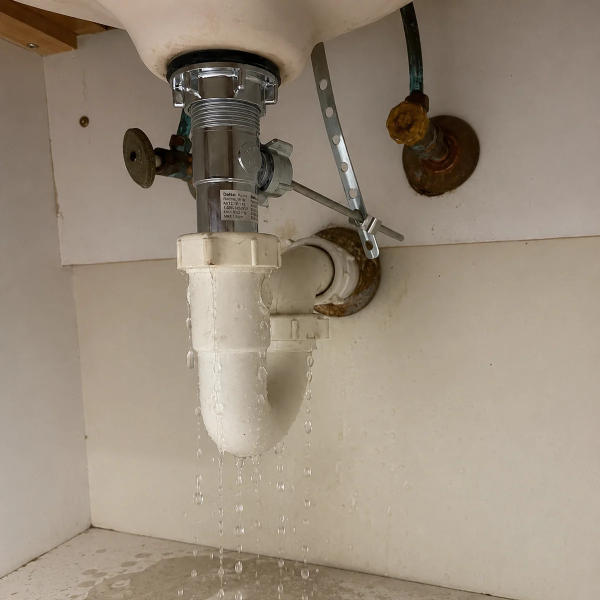
#> input picture Images/kg-leaky-pipes.webp, 1200 x 1200 px (shown at 1/2 size)
$ python optimize-home-images.py
#> lines starting #> are read from the running program, lines starting #| are printed output that depends on the picture
#!/usr/bin/env python3
"""Generate responsive WebP variants for homepage performance (card + carousel sizes)."""

from __future__ import annotations

import re
from pathlib import Path

from PIL import Image

ROOT = Path(__file__).resolve().parents[1]
CARD_WIDTH = 400
CAROUSEL_WIDTH = 640
HERO_CUTOUT_WIDTHS = (400, 680, 960)

SERVICE_WEBPS = [
    "general-repairs",
    "plumbing-services",
    "electrical-work",
    "carpentry-framing",
    "painting-finishing",
    "home-renovations",
    "doors-windows",
    "custom-projects",
    "emergency-services",
    "handyman",
]

CUSTOM_CARD_WEBPS = [
    "kg-leaky-pipes.webp",
    "KG-fixture.webp",
    "kg-door-window-repair.webp",
    "kg-waterheater-pipe-burst.webp",
]

CAROUSEL_GALLERY = [
    "before-after-fridge-wouldnt-close-does-now.webp",
    "KnightGroupBeforeAfterPipes.webp",
    "KnightGroup_before_after_drain.webp",
    "KnightGroup_before_after_room.webp",
    "before-after-broken-stove-burner-fixed.webp",
    "before-after-ac-vent-filter-change.webp",
    "before-after-fence-repair.webp",
    "before-after-door-lock.webp",
    "before-after-kitchen-sink-leak.webp",
    "before-after-curtain-rod-mount.webp",
    "before-after-blind-repair.webp",
    "before-after-carpet-removal.webp",
    "before-after-fire-extinguisher-mount.webp",
    "before-after-stair-tape-repair.webp",
    "before-after-smoke-alarm-battery-swap.webp",
    "before-after-filter-change.webp",
    "before-after-door-wedge.webp",
    "before-after-broken-blinds-replaced.webp",
    "before-after-horney-removal-wall-sealed.webp",
    "Refinished Bathroom_Window.webp",
    "Refinished_Bathroom.webp",
    "GarbageDisposal.webp",
    "NewTubDrain.webp",
    "fixing_floor2.webp",
    "Moldy_Wall2.webp",
    "Window_Wall2.webp",
    "AC_Vent_Box.webp",
    "Refinished_Room2.webp",
    "fixtures-fans-02.webp",
]


def save_webp(src: Path, dest: Path, width: int, quality: int = 78) -> bool:
    if not src.is_file():
        return False
    dest.parent.mkdir(parents=True, exist_ok=True)
    with Image.open(src) as img:
        if img.width <= width:
            if dest == src or dest.resolve() == src.resolve():
                return False
            img.save(dest, "WEBP", quality=quality, method=6)
            return True
        ratio = width / img.width
        height = max(1, round(img.height * ratio))
        resized = img.resize((width, height), Image.Resampling.LANCZOS)
        resized.save(dest, "WEBP", quality=quality, method=6)
    return True


def variant_path(src: Path, width: int) -> Path:
    return src.with_name(f"{src.stem}-{width}w{src.suffix}")


def main() -> int:
    created = 0
    services_dir = ROOT / "Images" / "services"
    for slug in SERVICE_WEBPS:
        src = services_dir / f"{slug}.webp"
        dest = variant_path(src, CARD_WIDTH)
        if save_webp(src, dest, CARD_WIDTH):
            created += 1
            print(f"card: {dest.relative_to(ROOT)}")
#> pass 2 of the loop in main, `for slug in SERVICE_WEBPS:`:
#> pass 3 of the loop in main, `for slug in SERVICE_WEBPS:`:
#> the loop made 10 passes; the first 3 are shown

    for name in CUSTOM_CARD_WEBPS:
        src = ROOT / "Images" / name
        dest = variant_path(src, CARD_WIDTH)
        if save_webp(src, dest, CARD_WIDTH):
#> in save_webp, img is the input picture: PIL image 1200x1200 RGB; mean R, G, B 152.7, 139.6, 123
#> in save_webp (call 11), `resized = img.resize((width, height), Image.Resampling.LANCZOS)`:
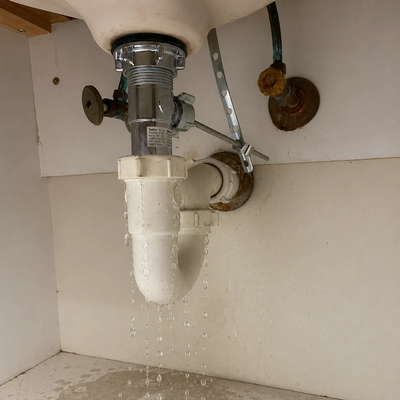
#> resized: PIL image 400x400 RGB; mean R, G, B 152.7, 139.6, 123
            created += 1
            print(f"card: {dest.relative_to(ROOT)}")
#> pass 2 of the loop in main, `for name in CUSTOM_CARD_WEBPS:`:
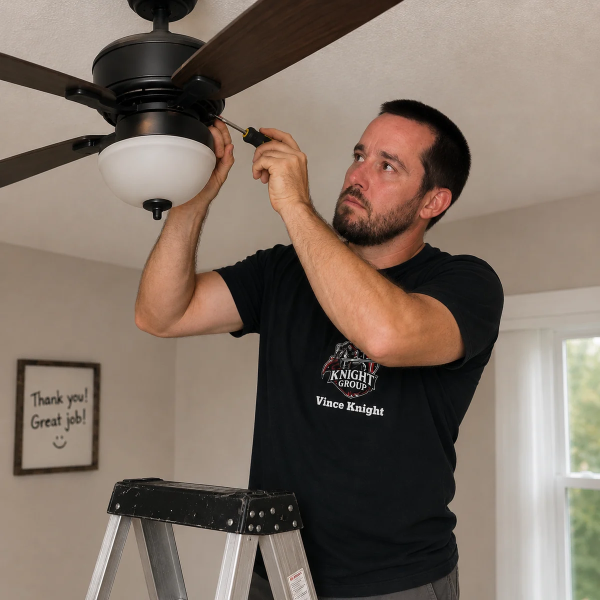
#> input picture Images/KG-fixture.webp, 1200 x 1200 px (shown at 1/2 size)
#> in save_webp, img is the input picture: PIL image 1200x1200 RGB; mean R, G, B 126.4, 111.8, 100.2
#> in save_webp (call 12), `resized = img.resize((width, height), Image.Resampling.LANCZOS)`:
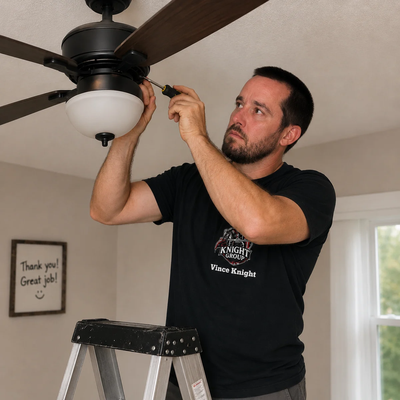
#> resized: PIL image 400x400 RGB; mean R, G, B 126.4, 111.8, 100.2
#> pass 3 of the loop in main, `for name in CUSTOM_CARD_WEBPS:`:
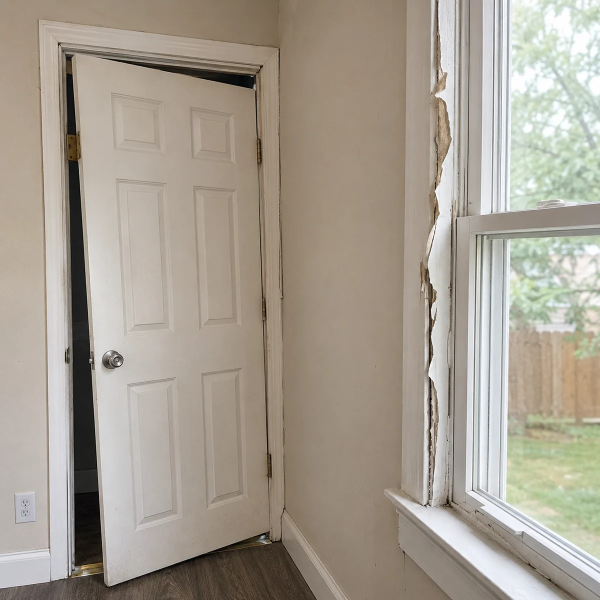
#> input picture Images/kg-door-window-repair.webp, 1200 x 1200 px (shown at 1/2 size)
#> in save_webp, img is the input picture: PIL image 1200x1200 RGB; mean R, G, B 166.5, 158.3, 145.7
#> in save_webp (call 13), `resized = img.resize((width, height), Image.Resampling.LANCZOS)`:
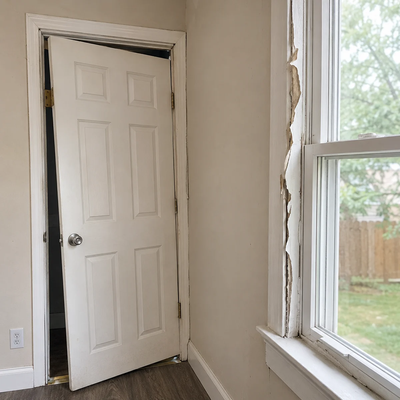
#> resized: PIL image 400x400 RGB; mean R, G, B 166.5, 158.3, 145.7
#> the loop made 4 passes; the first 3 are shown

    gallery_dir = ROOT / "GalleryImages"
    for name in CAROUSEL_GALLERY:
        src = gallery_dir / name
        dest = variant_path(src, CAROUSEL_WIDTH)
        if save_webp(src, dest, CAROUSEL_WIDTH):
            created += 1
            print(f"carousel: {dest.relative_to(ROOT)}")
#> pass 2 of the loop in main, `for name in CAROUSEL_GALLERY:`:
#> pass 3 of the loop in main, `for name in CAROUSEL_GALLERY:`:
#> the loop made 29 passes; the first 3 are shown

    cutout = ROOT / "Images" / "knight-hero-cutout.webp"
    for width in HERO_CUTOUT_WIDTHS:
        dest = variant_path(cutout, width)
        if save_webp(cutout, dest, width, quality=82):
            created += 1
            print(f"hero: {dest.relative_to(ROOT)}")
#> pass 2 of the loop in main, `for width in HERO_CUTOUT_WIDTHS:`:
#> pass 3 of the loop in main, `for width in HERO_CUTOUT_WIDTHS:`:

    hero_panels = ROOT / "Images" / "hero-panels"
    for src in sorted(hero_panels.glob("*.webp")):
        if re.search(r"-\d+w\.webp$", src.name, re.I):
            continue
        dest = variant_path(src, 720)
        if save_webp(src, dest, 720, quality=80):
            created += 1
            print(f"panel: {dest.relative_to(ROOT)}")

    print(f"Done. {created} variants written.")
    return 0


if __name__ == "__main__":
    raise SystemExit(main())
#> (the program exits here)
